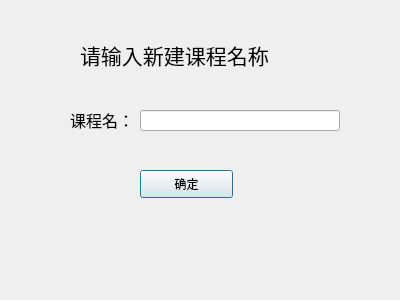
<?xml version="1.0" encoding="UTF-8"?>
<ui version="4.0">
 <class>Dialog</class>
 <widget class="QDialog" name="Dialog">
  <property name="geometry">
   <rect>
    <x>0</x>
    <y>0</y>
    <width>400</width>
    <height>300</height>
   </rect>
  </property>
  <property name="windowTitle">
   <string>Dialog</string>
  </property>
  <widget class="QLabel" name="label">
   <property name="geometry">
    <rect>
     <x>80</x>
     <y>30</y>
     <width>300</width>
     <height>50</height>
    </rect>
   </property>
   <property name="font">
    <font>
     <family>新宋体</family>
     <pointsize>16</pointsize>
    </font>
   </property>
   <property name="text">
    <string>请输入新建课程名称</string>
   </property>
  </widget>
  <widget class="QLabel" name="label_2">
   <property name="geometry">
    <rect>
     <x>70</x>
     <y>110</y>
     <width>72</width>
     <height>20</height>
    </rect>
   </property>
   <property name="font">
    <font>
     <family>Arial</family>
     <pointsize>12</pointsize>
    </font>
   </property>
   <property name="text">
    <string>课程名：</string>
   </property>
  </widget>
  <widget class="QLineEdit" name="lineEdit">
   <property name="geometry">
    <rect>
     <x>140</x>
     <y>110</y>
     <width>200</width>
     <height>21</height>
    </rect>
   </property>
  </widget>
  <widget class="QPushButton" name="pushButton">
   <property name="geometry">
    <rect>
     <x>140</x>
     <y>170</y>
     <width>93</width>
     <height>28</height>
    </rect>
   </property>
   <property name="text">
    <string>确定</string>
   </property>
  </widget>
 </widget>
 <resources/>
 <connections/>
</ui>
